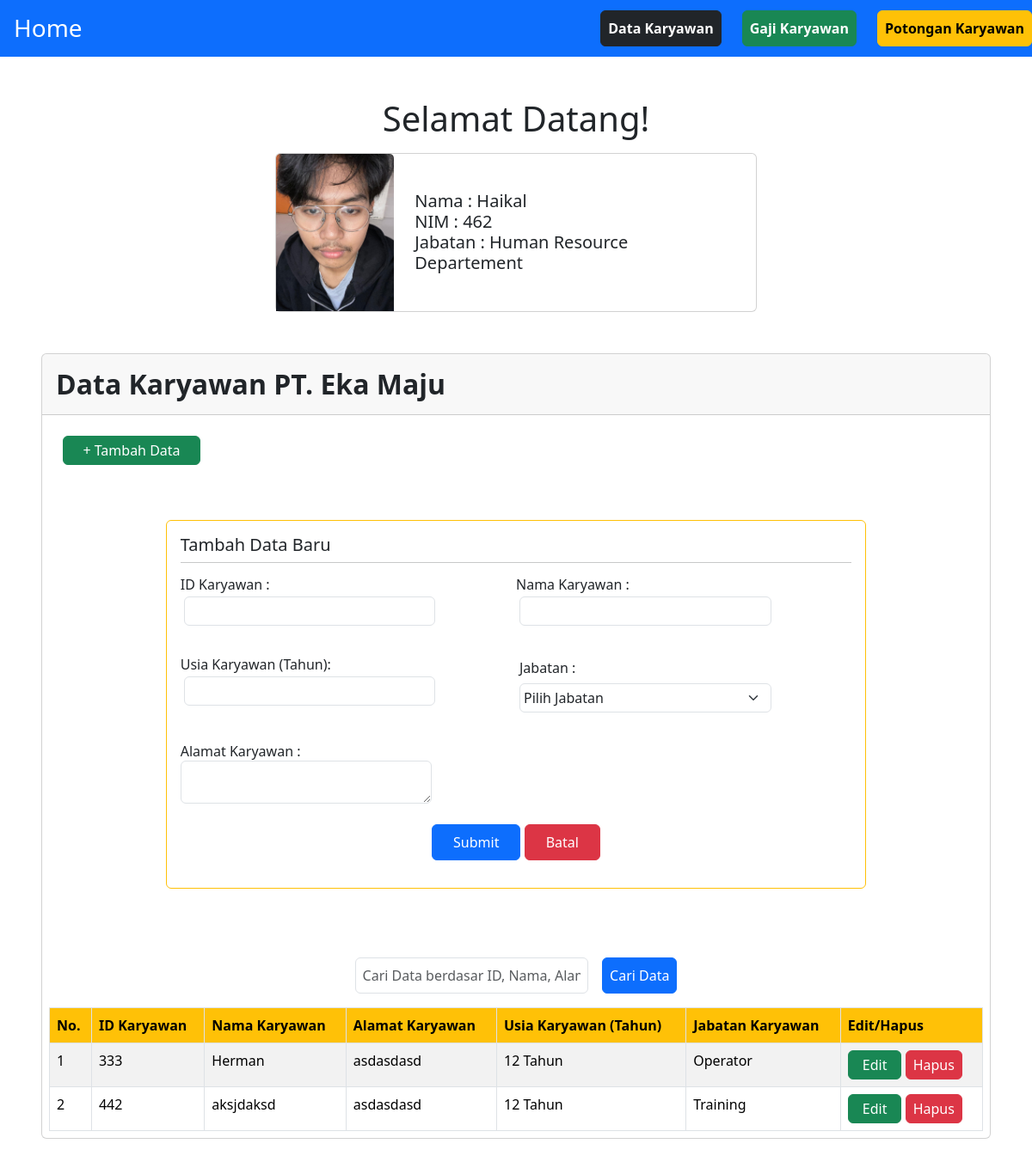
Page /462_DataKaryawan/index.php?page=tambah on the committed database.
### tables this page shows
CREATE TABLE `data_karyawan` (
  `id_karyawan` int(4) NOT NULL,
  `nama_karyawan` varchar(40) NOT NULL,
  `alamat_karyawan` varchar(255) DEFAULT NULL,
  `usia_karyawan` int(2) NOT NULL,
  `jabatan_karyawan` varchar(20) NOT NULL
);

### 462_DataKaryawan/index.php (the view, shortened to what this page needs)
<?php
    include ('config.php');
    $koneksi = new Lib462();
    $data =$koneksi->tampilData();
    ?>
    <!DOCTYPE html>
    <html lang="en">
    <head>
        <link rel="stylesheet" href="./css/main.css">
        <link rel="stylesheet" href="./css/bootstrap.min.css">
    </head>
    <body>
        <div class="container-fluid">
        <nav class="navbar bg-body-tertiary">
    <div class="container-fluid bg-primary">
        <a class="navbar-brand text-white p-3" href="../">
        <h3>Home</h3>
        </a>
        <div class="d-flex justify-space-between gap-4">
                <a href="../462_DataKaryawan/" class="btn btn-dark fw-bold ms-5 p-2">Data Karyawan</a>
                <a href="../469_GajiKaryawan/" class="btn btn-success fw-bold p-2">Gaji Karyawan</a>
                <a href="../454_PotonganKaryawan/" class="btn btn-warning fw-bold p-2">Potongan Karyawan</a>
            </div>
    </div>
    </nav>
    <div class="container mt-5 d-flex flex-column align-items-center mx-auto">
    <h1 class="mb-3">Selamat Datang!</h1>
    <div class="card" style="width: 35rem;">
    <div class="d-flex">
    <div class="w-25">
    <img src="./assets/haikal.jpeg" class="card-img-top" alt="...">
    </div>
    <div class="card-body align-items-center align-self-center px-4">
        <h5 class="card-text">Nama : Haikal</h5>
        <h5 class="card-text">NIM : 462</h5>
        <h5 class="card-text">Jabatan : Human Resource Departement</h5>
    </div>
    </div>
    </div>
        </div>
        <div class="container-fluid p-5 mx-auto">
            <div class="card">
                <div class="card-header p-3">
                    <h2 class="fw-bold text-dark">Data Karyawan PT. Eka Maju</h2>
                </div>
        <div class="m-2">
        <table class="table table-striped table-bordered">
        <a href="?page=tambah" class="btn py-1 px-3 m-3 btn-success" style="width:10rem;">+ Tambah Data</a>
    <div class="d-flex flex-column justify-content-center mx-auto">
        </div>
        <div class ="my-3 d-flex justify-content-center">
            <form method="get">
                <input type="text" class="form-control w-25 p-2" name="462_cari" id="" placeholder="Cari Data berdasar ID, Nama, Alamat, atau Jabatan">
                <button class="btn btn-primary p-2 ms-3">Cari Data</button>
            </form>
        </div>
        <thead>
            <td class="fw-bold bg-warning p-2">No.</td>
            <td class="fw-bold bg-warning p-2">ID Karyawan</td>
            <td class="fw-bold bg-warning p-2">Nama Karyawan</td>
            <td class="fw-bold bg-warning p-2">Alamat Karyawan</td>
            <td class="fw-bold bg-warning p-2">Usia Karyawan (Tahun)</td>
            <td class="fw-bold bg-warning p-2">Jabatan Karyawan</td>
            <td class="fw-bold bg-warning p-2">Edit/Hapus</td>
        </thead>
        <?php
$nomor = 1;
foreach ($data as $data) {
    echo "<tr>";
    echo "<td class='p-2'>" . $nomor . "</td>";
    echo "<td class='p-2'>" . $data['id_karyawan'] . "</td>";
    echo "<td class='p-2'>" . $data['nama_karyawan'] . "</td>";
    echo "<td class='p-2'>" . $data['alamat_karyawan'] . "</td>";
    echo "<td class='p-2'>" . $data['usia_karyawan'] . " Tahun</td>";
    echo "<td class='p-2'>" . $data['jabatan_karyawan'] . "</td>";
    echo "<td class='p-2'> ";
    echo "<a href='?page=edit&idkaryawan=" . $data['id_karyawan'] . "' class='btn py-1 px-3 btn-success'>Edit</a> ";
    echo "<a href='?hapus=" . $data['id_karyawan'] . "' onclick=\"return confirm('Apakah Anda Yakin Menghapus Data Ini?');\" class='btn py-1 px-2 btn-danger'>Hapus</a>";
    echo "</td>";
    echo "</tr>";
    $nomor++;
}
?>
        </table>
        </div>
        </div>
        </div>
        </div>
    </body>
    </html>

### 462_DataKaryawan/css/main.css (style rules this page uses)
* { padding: 0 !important; margin: 0 !important; }

### css/main.css (style rules this page uses)
* { padding: 0 !important; margin: 0 !important; }

### rows in the picture
data_karyawan: id_karyawan "333", nama_karyawan "Herman", alamat_karyawan "asdasdasd", usia_karyawan "12", jabatan_karyawan "Operator"
data_karyawan: id_karyawan "442", nama_karyawan "aksjdaksd", alamat_karyawan "asdasdasd", usia_karyawan "12", jabatan_karyawan "Training"
